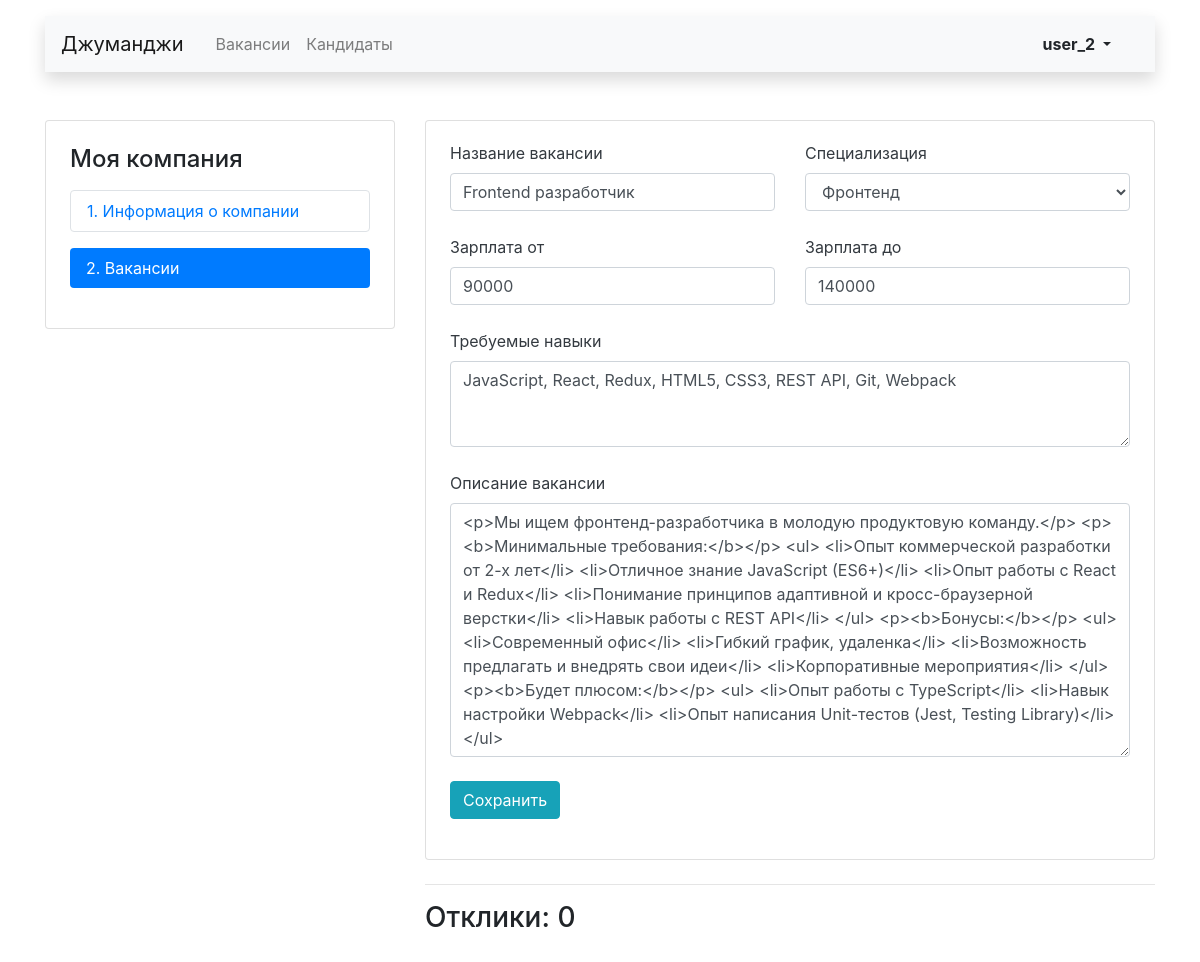
The app's page /mycompany/vacancies/6/ (signed in) with its own data.
### main/models.py (models this page shows, shortened)
class Vacancy(models.Model):
    title = models.CharField(max_length=150, verbose_name='Название')
    specialty = models.ForeignKey(
        'Specialty',
        on_delete=models.CASCADE,
        to_field="code",
        related_name="vacancies",
        verbose_name='Специализация',
    )
    company = models.ForeignKey(
        'Company',
        on_delete=models.CASCADE,
        related_name="vacancies",
        verbose_name='Компания',
    )
    skills = models.TextField(blank=True, verbose_name='Навыки')
    description = models.TextField(blank=True, verbose_name='Текст')
    salary_min = models.IntegerField(default=0, blank=True, verbose_name='Зарплата от')
    salary_max = models.IntegerField(default=0, blank=True, verbose_name='Зарплата до')
    published_at = models.DateField(auto_now_add=True, verbose_name='Опубликовано')
    class Meta:
        verbose_name = 'Вакансию'
        verbose_name_plural = 'Вакансии'
        ordering = ['id']

### main/views.py (the view, shortened to what this page needs)
# urls.py: path('mycompany/vacancies/<int:vacancy_id>/', views.MyCompanyVacancyView.as_view(), name='my_company_vacancy'),
class MyCompanyVacancyView(MyCompanyMixin, UpdateView):
    form_class = MyCompanyVacancyForm
    template_name = 'main/mycompany/mycompany_vacancy.html'
    def get_object(self, queryset=None):
        company_vacancies = self.kwargs['one_to_one_object'].vacancies.all()
        return get_object_or_404(company_vacancies, id=self.kwargs['vacancy_id'])
    def get_context_data(self, **kwargs):
        context = super().get_context_data(**kwargs)
        context['applications'] = context['object'].applications.all().values(
            'written_username',
            'written_phone',
            'written_cover_letter',
        )
        return context

### main/forms.py
class MyCompanyVacancyForm(forms.ModelForm):
    class Meta:
        model = Vacancy
        fields = ('title', 'specialty', 'salary_min', 'salary_max', 'skills', 'description')
        labels = {
            'title': 'Название вакансии',
            'skills': 'Требуемые навыки',
            'description': 'Описание вакансии',
        }
    def __init__(self, *args, **kwargs):
        super().__init__(*args, **kwargs)
        self.fields['specialty'].empty_label = 'Выбрать...'
        self.fields['skills'].widget.attrs['rows'] = 3
        for name_field, field in self.fields.items():
            field.widget.attrs['class'] = 'form-control'

### main/models.py (called while the page is built)
    def __str__(self):
        return self.title

### main/utils.py (called while the page is built)
    def user_is_authenticated(self, user: User) -> User:
        if not user.is_authenticated and self.custom_raise_exception:
            raise PermissionDenied("403; Не авторизован")
        return user

    def user_has_object(self, user: User, attr: str) -> object | None:
        user = self.user_is_authenticated(user)
        try:
            one_to_one_object = getattr(user, attr)
        except ObjectDoesNotExist:
            return None
        except AttributeError:
            raise self.raise_error_500(attr)
        return one_to_one_object

    def dispatch(self, request, *args, **kwargs):
        return super().dispatch(
            request,
            *args,
            name_url_redirect='my_company_start',
            text_raise='403; Ваша компания уже зарегистрирована',
            object_attr='owner',
            **kwargs
        )

### main/templates/main/mycompany/mycompany_vacancy.html (shortened to what this page needs)
{% extends 'main/main_layout.html' %}
{% block custom_body %}
<main class="container mt-3 pb-5">
    <div class="row mt-5">
       {% include 'main/mycompany/mycompany_nav.html' %}
        <div class="col-12 col-lg-8">
            <div class="card">
                <div class="card-body px-4 pb-4 tab-content">
                    <section>
                        {% include 'main/mycompany/template_vacancy_create_or_update.html' %}
                    </section>
                </div>
            </div>
            <div class="my-4">
                <hr>
                <h3 class="my-2">Отклики: {{ applications|length }}</h3>
            </div>
        </div>
    </div>
</main>
{% endblock %}

### main/templates/main/main_layout.html (shortened to what this page needs)
{% load static %}
<!DOCTYPE html>
<html lang="ru">
<head>
    <link rel="stylesheet" href="https://stackpath.bootstrapcdn.com/bootstrap/4.3.1/css/bootstrap.min.css"
>
    <link rel="stylesheet" href="{% static 'main/css/style.css' %}">
</head>
<body>
<header class="container mt-3">
    <nav class="navbar navbar-expand-lg navbar-light bg-light shadow">
        <a class="navbar-brand mr-4" href="{% url 'main_page' %}">Джуманджи</a>
        <div class="collapse navbar-collapse justify-content-between" id="navbarNav">
            <ul class="navbar-nav col-10">
                <li class="nav-item">
                    {% url 'vacancies_page' as vacancies %}
                    <a class="nav-link{% if request.path == vacancies %} text-success{% endif %}" href="{% url 'vacancies_page' %}">Вакансии</a>
                </li>
                <li class="nav-item">
                    {% url 'all_resume' as resume %}
                    <a class="nav-link{% if request.path == resume %} text-success{% endif %}" href="{% url 'all_resume' %}">Кандидаты</a>
                </li>
            </ul>
            <ul class="navbar-nav col-2 justify-content-end">
                {% if request.user.is_anonymous %}
                <li class="nav-item active">
                    <a href="{% url 'login' %}" class="nav-link font-weight-bold">Вход</a>
                </li>
                {% else %}
                <li class="nav-item active">
                    <div class="btn-group">
                        <button type="button" class="btn dropdown-toggle font-weight-bold" data-toggle="dropdown" aria-haspopup="true" aria-expanded="false">
                        {{ request.user }}
                        </button>
                    </div>
                </li>
                {% endif %}
            </ul>
        </div>
    </nav>
</header>
{% block custom_body %}
{% endblock %}
</body>
</html>

### main/templates/main/mycompany/template_vacancy_create_or_update.html (shortened to what this page needs)
<form action="" method="post">
    <div class="row">
        {% for field in form  %}
            <div class="col-12 {% if field.name not in 'skills,description' %}col-md-6{% endif %}">
                <div class="form-group pb-2">
                    <p class="mb-2 text-dark">{{ field.label }}</p>
                    {{ field }}
                </div>
            </div>
        {% endfor %}
    </div>
    <div class="form-group">
        <button type="submit" class="btn btn-info">
            {% if 'create' in request.path %}Создать{% else %}Сохранить{% endif %}
        </button>
    </div>
</form>

### records on screen
Vacancy: form "Frontend разработчик" "Фронтенд" "90000" "140000" "JavaScript, React, Redux, HTML5, CSS3, REST API, Git, Webpack" "<p>Мы ищем фронтенд-разработчика в молодую продуктовую команду.</p> <p><b>Минимальные требования:</b></p> <ul> <li>Опыт коммерческой разработки от 2-х лет</li> <li>Отличное знание JavaScript (ES6+)</li> <li>Опыт работы с React и Redux</li> <li>Понимание принципов адаптивной и кросс-браузерной верстки</li> <li>Навык работы с REST API</li> </ul> <p><b>Бонусы:</b></p> <ul> <li>Современный офис</li> <li>Гибкий график, удаленка</li> <li>Возможность предлагать и внедрять свои идеи</li> <li>Корпоративные мероприятия</li> </ul> <p><b>Будет плюсом:</b></p> <ul> <li>Опыт работы с TypeScript</li> <li>Навык настройки Webpack</li> <li>Опыт написания Unit-тестов (Jest, Testing Library)</li> </ul>"

### other values on screen
{{ request.user }} "user_2"
{{ field.label }} "Название вакансии" "Специализация" "Зарплата от" "Зарплата до" "Требуемые навыки" "Описание вакансии"
{{ applications|length }} "0"
